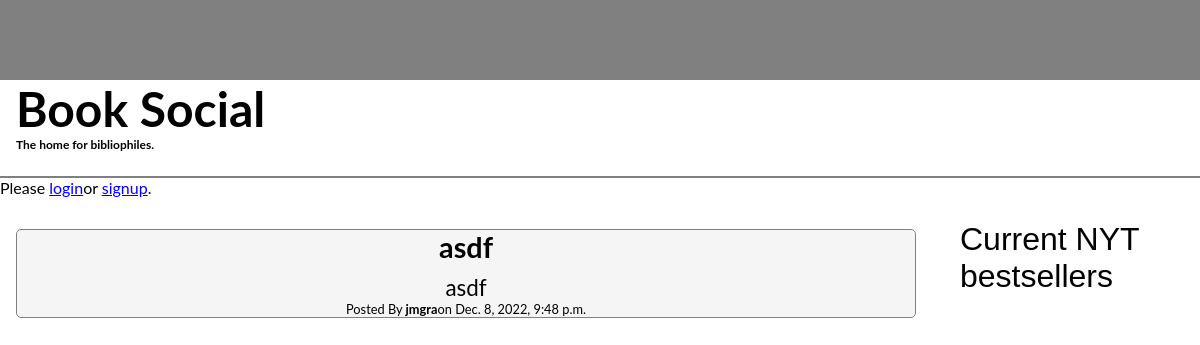
/, run on an earlier commit of the app's database.
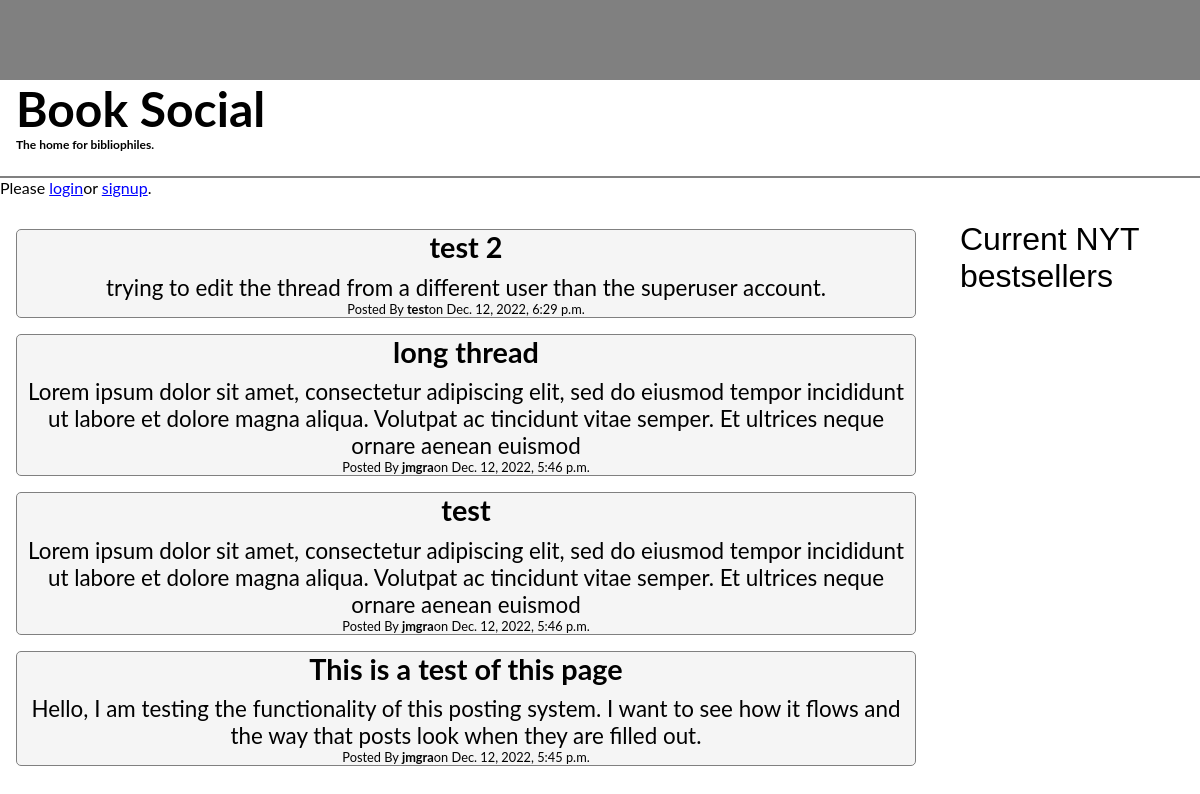
And on a later commit of the database.
### threads/models.py (models this page shows, shortened)
class Post(models.Model):
    title = models.CharField(max_length=200)
    body = models.TextField(max_length=500)
    user = models.ForeignKey(
        CustomUser, related_name='threads', on_delete=models.CASCADE)
    created = models.DateTimeField(auto_now_add=True)
    edited = models.DateTimeField(auto_now=True)
    class Meta:
        ordering = ['-created']

### users/models.py (models this page shows)
class CustomUser(AbstractUser):
    username = models.CharField(max_length=50, unique=True)
    first_name = models.CharField(max_length=50)
    last_name = models.CharField(max_length=50)
    email = models.EmailField(max_length=254)
    def __str__(self):
        return self.username

### threads/views.py (the view)
# urls.py: path('', views.ListPosts.as_view(), name='home'),
class ListPosts(ListView):
    model = Post
    template_name = 'home.html'

### templates/home.html (shortened to what this page needs)
{% extends 'base.html' %}
{% block content %}
{% if user.is_authenticated == False%}
  <p>Please <span><a href="{% url 'login' %}">login</a></span> or <span><a href="{% url 'users:signup' %}">signup</a></span>.
{% endif %}
  <main class='frontEnd'>
    <div class='thread'>
      {% for post in object_list %}
        <div class="post">
          <p class='main'>
            {{post.title}}
          </p>
          <p class='body'>
          {{post.body}}
        </p>
          <p class='user'>
            Posted By <span class='use'>{{post.user}}</span> on {{post.created}}
          </p>
        </div>
      {% endfor %}
    </div>
    <div class="bestsellers">
      <article class='best'>Current NYT bestsellers</article>
    </div>
  </main>
{% endblock %}

What changed in the data, as far as the page shows it:
removed Post: title "asdf", body "asdf", user "jmgra", created "Dec. 8, 2022, 9:48 p.m."
added Post: title "test 2", body "trying to edit the thread from a different user than the superuser account.", user "test", created "Dec. 12, 2022, 6:29 p.m."
added Post: title "long thread", body "Lorem ipsum dolor sit amet, consectetur adipiscing elit, sed do eiusmod tempor incididunt ut labore et dolore magna aliqua. Volutpat ac tincidunt vitae semper. Et ultrices neque ornare aenean euismod", user "jmgra", created "Dec. 12, 2022, 5:46 p.m."
added Post: title "test", body "Lorem ipsum dolor sit amet, consectetur adipiscing elit, sed do eiusmod tempor incididunt ut labore et dolore magna aliqua. Volutpat ac tincidunt vitae semper. Et ultrices neque ornare aenean euismod", user "jmgra", created "Dec. 12, 2022, 5:46 p.m."
added Post: title "This is a test of this page", body "Hello, I am testing the functionality of this posting system. I want to see how it flows and the way that posts look when they are filled out.", user "jmgra", created "Dec. 12, 2022, 5:45 p.m."
